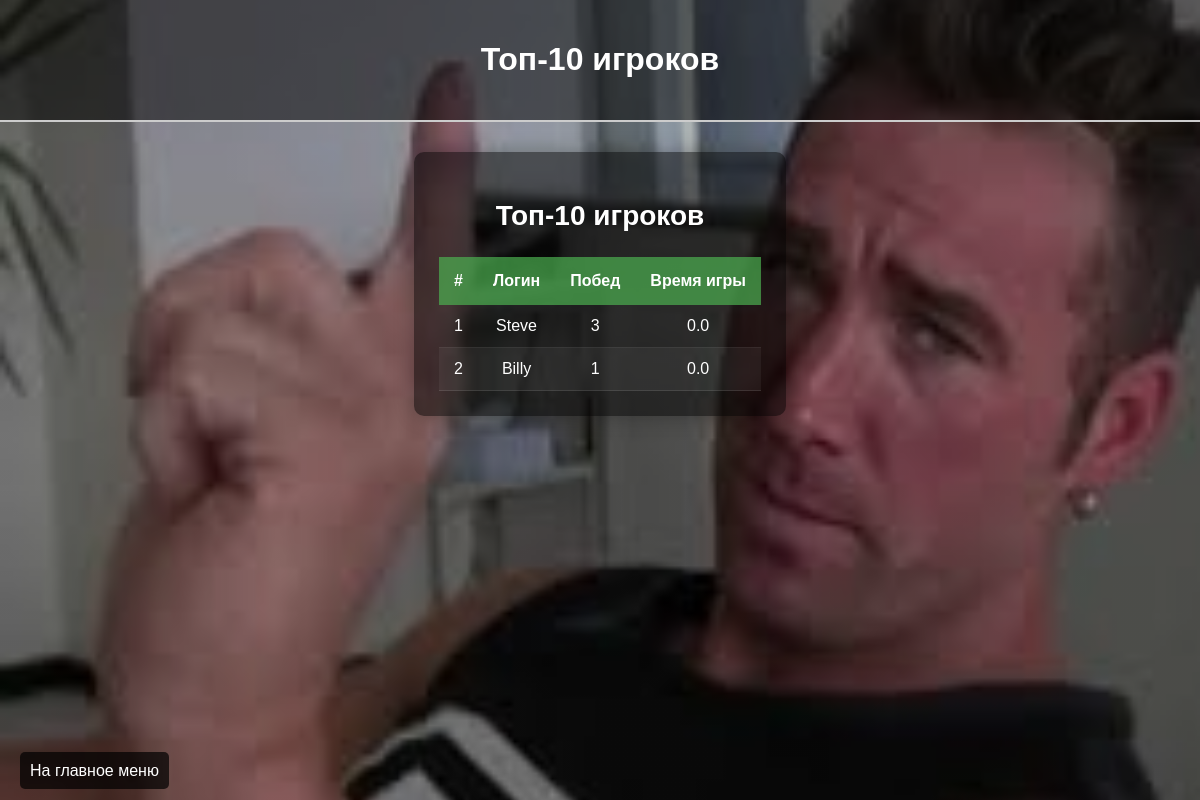
The app's page /records/, older data.
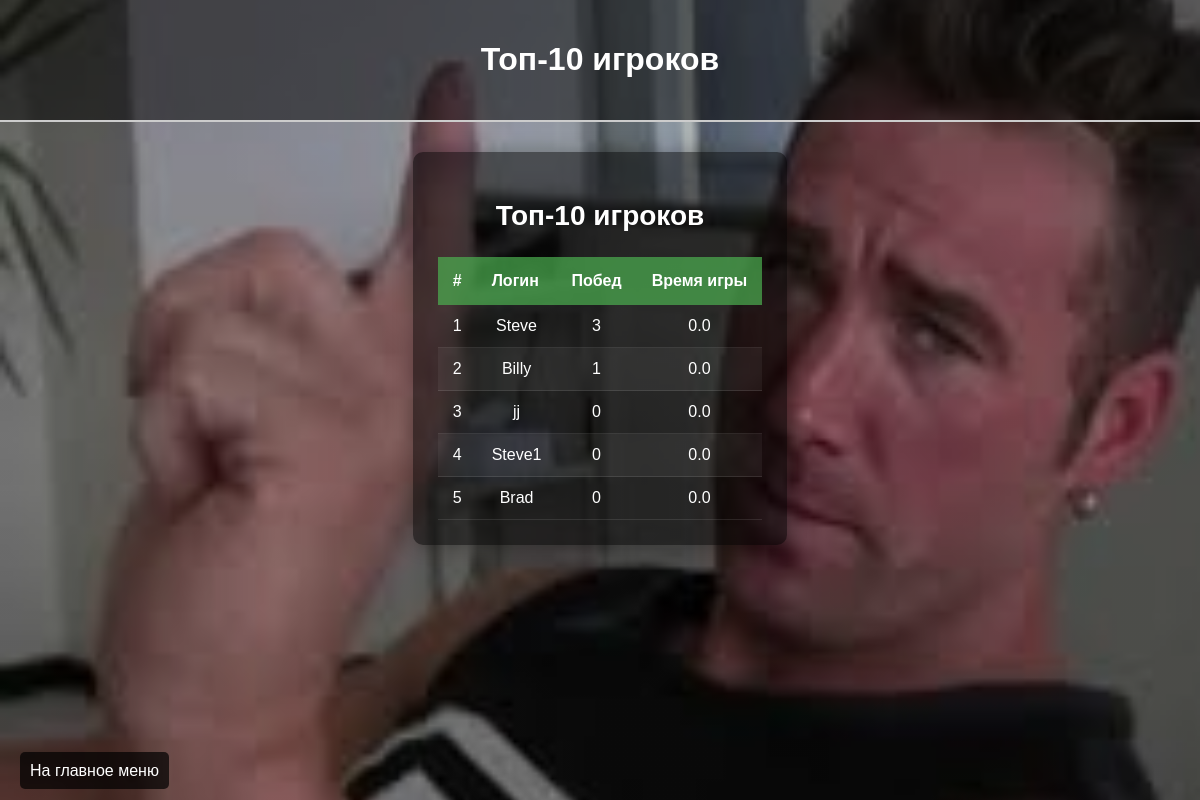
The same page, newer data.
### minesweeper_app/models.py (models this page shows)
class CustomUser(AbstractUser):
    number_of_titles = models.IntegerField(default=0)
    number_of_flags = models.IntegerField(default=0)

### minesweeper_app/views.py (the view)
# urls.py: path('records/', records, name='records'),
def records(request):
    best = []
    user_model = get_user_model()
    user_list = list(user_model.objects.all())
    for user in user_list:
        wins = 0
        time = float(0)
        results = list(Results.objects.filter(user=user))
        for obj in results:
            if obj.won:
                wins += 1
            time += round((obj.time / 3600), 1)
        best.append({'login': user.username, 'wins': wins, 'time': time})
    best.sort(key=lambda i: i['wins'], reverse=True)
    best = best[:10]
    return render(request, 'records.html', {'best': best})

### templates/records.html (shortened to what this page needs)
{% extends 'base.html' %}
{% block header_title %}Топ-10 игроков{% endblock %}
{% load static %}
{% block content %}
<div class="leaderboard-container">
    <h2>Топ-10 игроков</h2>
    <div class="leaderboard-table">
        <table>
            <thead>
                <tr>
                    <th>#</th>
                    <th>Логин</th>
                    <th>Побед</th>
                    <th>Время игры</th>
                </tr>
            </thead>
            <tbody>
                {% for player in best %}
                <tr>
                    <td>{{ forloop.counter }}</td>
                    <td>{{ player.login }}</td>
                    <td>{{ player.wins }}</td>
                    <td>{{ player.time }}</td>
                </tr>
                {% empty %}
                <tr>
                    <td colspan="4" class="empty-message">Нет данных о рекордах</td>
                </tr>
                {% endfor %}
            </tbody>
        </table>
    </div>
</div>
{% endblock %}

### templates/base.html (shortened to what this page needs)
<!DOCTYPE html>
<html lang="ru">
{% load static %}
<head>
</head>
<body>
    <header class="header">
        <h1>{% block header_title %}Сапёр{% endblock %}</h1>
    </header>
    <main>
        <div class="content-wrapper">
            {% block content %}{% endblock %}
        </div>
    </main>
    {% block home_button %}
    <div style="position: fixed; bottom: 20px; left: 20px;">
        <a href="/" style="padding: 10px; background: rgba(0, 0, 0, 0.7); color: white; text-decoration: none; border-radius: 5px;">
            На главное меню
        </a>
    </div>
    {% endblock %}
</body>
</html>

Row changes from the older to the newer data that the page shows:
added CustomUser: login "jj"
added CustomUser: login "Steve1"
added CustomUser: login "Brad"
Text that changed along with them:
new list line: "3 0 0.0"
new list line: "4 0 0.0"
new list line: "5 0 0.0"
